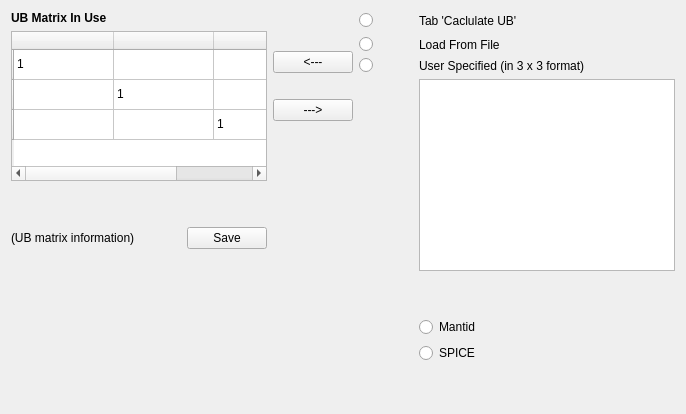
          <widget class="QWidget" name="tab_5">
           <attribute name="title">
            <string>UB Matrix</string>
           </attribute>
           <layout class="QHBoxLayout" name="horizontalLayout_2">
            <item>
             <layout class="QVBoxLayout" name="verticalLayout_14">
              <item>
               <widget class="QLabel" name="label_3">
                <property name="font">
                 <font>
                  <weight>75</weight>
                  <bold>true</bold>
                  <strikeout>false</strikeout>
                 </font>
                </property>
                <property name="text">
                 <string>UB Matrix In Use</string>
                </property>
               </widget>
              </item>
              <item>
               <widget class="UBMatrixTable" name="tableWidget_ubInUse">
                <property name="sizePolicy">
                 <sizepolicy hsizetype="Expanding" vsizetype="Expanding">
                  <horstretch>0</horstretch>
                  <verstretch>0</verstretch>
                 </sizepolicy>
                </property>
                <property name="maximumSize">
                 <size>
                  <width>16777215</width>
                  <height>150</height>
                 </size>
                </property>
                <row>
                 <property name="text">
                  <string/>
                 </property>
                </row>
                <row>
                 <property name="text">
                  <string/>
                 </property>
                </row>
                <row>
                 <property name="text">
                  <string/>
                 </property>
                </row>
                <column>
                 <property name="text">
                  <string/>
                 </property>
                </column>
                <column>
                 <property name="text">
                  <string/>
                 </property>
                </column>
                <column>
                 <property name="text">
                  <string/>
                 </property>
                </column>
                <item row="0" column="0">
                 <property name="text">
                  <string>1</string>
                 </property>
                </item>
                <item row="1" column="1">
                 <property name="text">
                  <string>1</string>
                 </property>
                </item>
                <item row="2" column="2">
                 <property name="text">
                  <string>1</string>
                 </property>
                </item>
               </widget>
              </item>
              <item>
               <spacer name="verticalSpacer_14">
                <property name="orientation">
                 <enum>Qt::Vertical</enum>
                </property>
                <property name="sizeType">
                 <enum>QSizePolicy::Preferred</enum>
                </property>
                <property name="sizeHint" stdset="0">
                 <size>
                  <width>20</width>
                  <height>40</height>
                 </size>
                </property>
               </spacer>
              </item>
              <item>
               <layout class="QHBoxLayout" name="horizontalLayout_6">
                <item>
                 <widget class="QLabel" name="label_ubInfoLabel">
                  <property name="sizePolicy">
                   <sizepolicy hsizetype="Expanding" vsizetype="Preferred">
                    <horstretch>0</horstretch>
                    <verstretch>0</verstretch>
                   </sizepolicy>
                  </property>
                  <property name="text">
                   <string>(UB matrix information)</string>
                  </property>
                 </widget>
                </item>
                <item>
                 <widget class="QPushButton" name="pushButton_saveUB">
                  <property name="text">
                   <string>Save</string>
                  </property>
                 </widget>
                </item>
               </layout>
              </item>
              <item>
               <spacer name="verticalSpacer_17">
                <property name="orientation">
                 <enum>Qt::Vertical</enum>
                </property>
                <property name="sizeHint" stdset="0">
                 <size>
                  <width>20</width>
                  <height>40</height>
                 </size>
                </property>
               </spacer>
              </item>
             </layout>
            </item>
            <item>
             <layout class="QVBoxLayout" name="verticalLayout_15">
              <item>
               <spacer name="verticalSpacer_22">
                <property name="orientation">
                 <enum>Qt::Vertical</enum>
                </property>
                <property name="sizeType">
                 <enum>QSizePolicy::Minimum</enum>
                </property>
                <property name="sizeHint" stdset="0">
                 <size>
                  <width>20</width>
                  <height>40</height>
                 </size>
                </property>
               </spacer>
              </item>
              <item>
               <widget class="QPushButton" name="pushButton_syncUB">
                <property name="text">
                 <string>&lt;---</string>
                </property>
               </widget>
              </item>
              <item>
               <spacer name="verticalSpacer_5">
                <property name="orientation">
                 <enum>Qt::Vertical</enum>
                </property>
                <property name="sizeType">
                 <enum>QSizePolicy::Preferred</enum>
                </property>
                <property name="sizeHint" stdset="0">
                 <size>
                  <width>20</width>
                  <height>20</height>
                 </size>
                </property>
               </spacer>
              </item>
              <item>
               <widget class="QPushButton" name="pushButton_showUB2Edit">
                <property name="text">
                 <string>---&gt;</string>
                </property>
               </widget>
              </item>
              <item>
               <spacer name="verticalSpacer_21">
                <property name="orientation">
                 <enum>Qt::Vertical</enum>
                </property>
                <property name="sizeHint" stdset="0">
                 <size>
                  <width>20</width>
                  <height>40</height>
                 </size>
                </property>
               </spacer>
              </item>
             </layout>
            </item>
            <item>
             <layout class="QGridLayout" name="gridLayout_17">
              <item row="1" column="2">
               <widget class="QLabel" name="label_36">
                <property name="text">
                 <string>Load From File</string>
                </property>
               </widget>
              </item>
              <item row="7" column="2">
               <spacer name="verticalSpacer_20">
                <property name="orientation">
                 <enum>Qt::Vertical</enum>
                </property>
                <property name="sizeHint" stdset="0">
                 <size>
                  <width>20</width>
                  <height>40</height>
                 </size>
                </property>
               </spacer>
              </item>
              <item row="5" column="2">
               <widget class="QRadioButton" name="radioButton_ubMantidStyle">
                <property name="text">
                 <string>Mantid</string>
                </property>
               </widget>
              </item>
              <item row="0" column="0">
               <widget class="QRadioButton" name="radioButton_ubFromTab1">
                <property name="text">
                 <string/>
                </property>
               </widget>
              </item>
              <item row="3" column="2">
               <widget class="QPlainTextEdit" name="plainTextEdit_ubInput">
                <property name="sizePolicy">
                 <sizepolicy hsizetype="Expanding" vsizetype="Expanding">
                  <horstretch>0</horstretch>
                  <verstretch>0</verstretch>
                 </sizepolicy>
                </property>
                <property name="maximumSize">
                 <size>
                  <width>16777215</width>
                  <height>200</height>
                 </size>
                </property>
               </widget>
              </item>
              <item row="0" column="2">
               <widget class="QLabel" name="label_35">
                <property name="text">
                 <string>Tab 'Caclulate UB'</string>
                </property>
               </widget>
              </item>
              <item row="0" column="1">
               <spacer name="horizontalSpacer_18">
                <property name="orientation">
                 <enum>Qt::Horizontal</enum>
                </property>
                <property name="sizeType">
                 <enum>QSizePolicy::Preferred</enum>
                </property>
                <property name="sizeHint" stdset="0">
                 <size>
                  <width>40</width>
                  <height>20</height>
                 </size>
                </property>
               </spacer>
              </item>
              <item row="2" column="0">
               <widget class="QRadioButton" name="radioButton_ubFromList">
                <property name="text">
                 <string/>
                </property>
               </widget>
              </item>
              <item row="2" column="2">
               <widget class="QLabel" name="label_28">
                <property name="text">
                 <string>User Specified (in 3 x 3 format)</string>
                </property>
               </widget>
              </item>
              <item row="6" column="2">
               <widget class="QRadioButton" name="radioButton_ubSpiceStyle">
                <property name="text">
                 <string>SPICE</string>
                </property>
               </widget>
              </item>
              <item row="1" column="0">
               <widget class="QRadioButton" name="radioButton_loadUBmatrix">
                <property name="text">
                 <string/>
                </property>
               </widget>
              </item>
              <item row="4" column="2">
               <spacer name="verticalSpacer_16">
                <property name="orientation">
                 <enum>Qt::Vertical</enum>
                </property>
                <property name="sizeType">
                 <enum>QSizePolicy::Preferred</enum>
                </property>
                <property name="sizeHint" stdset="0">
                 <size>
                  <width>20</width>
                  <height>40</height>
                 </size>
                </property>
               </spacer>
              </item>
             </layout>
            </item>
           </layout>
          </widget>
